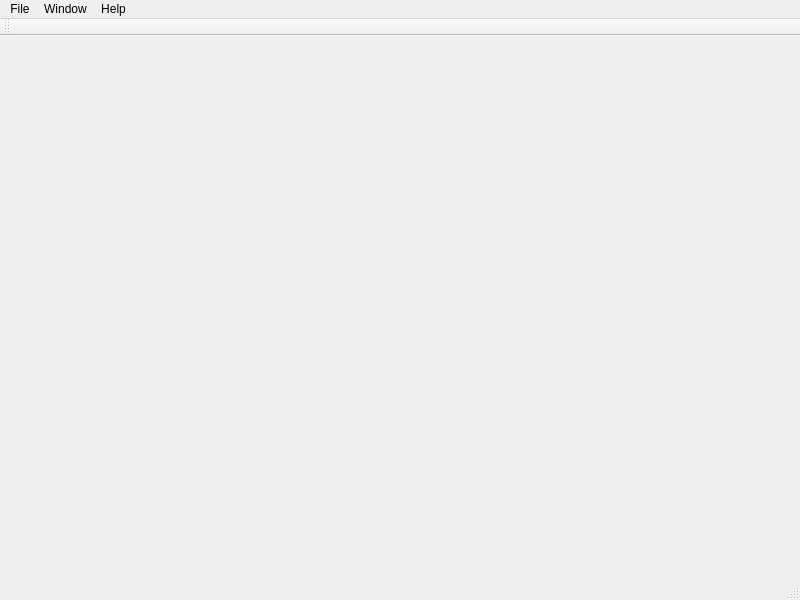
<?xml version="1.0" encoding="UTF-8"?>
<ui version="4.0">
 <class>MainWindow</class>
 <widget class="QMainWindow" name="MainWindow">
  <property name="geometry">
   <rect>
    <x>0</x>
    <y>0</y>
    <width>800</width>
    <height>600</height>
   </rect>
  </property>
  <property name="windowTitle">
   <string>MainWindow</string>
  </property>
  <widget class="QWidget" name="centralWidget"/>
  <widget class="QMenuBar" name="menuBar">
   <property name="geometry">
    <rect>
     <x>0</x>
     <y>0</y>
     <width>800</width>
     <height>18</height>
    </rect>
   </property>
   <widget class="QMenu" name="menuFile">
    <property name="title">
     <string>File</string>
    </property>
    <addaction name="actionNew"/>
    <addaction name="actionOpen"/>
    <addaction name="actionSave"/>
    <addaction name="actionSaveAs"/>
    <addaction name="separator"/>
    <addaction name="actionExit"/>
   </widget>
   <widget class="QMenu" name="menuWindow">
    <property name="title">
     <string>Window</string>
    </property>
    <addaction name="action2DWindow"/>
    <addaction name="action3DWindow"/>
    <addaction name="actionCrossSectionWindow"/>
    <addaction name="actionTreeWindow"/>
    <addaction name="actionParameterWindow"/>
   </widget>
   <widget class="QMenu" name="menuHelp">
    <property name="title">
     <string>Help</string>
    </property>
   </widget>
   <addaction name="menuFile"/>
   <addaction name="menuWindow"/>
   <addaction name="menuHelp"/>
  </widget>
  <widget class="QToolBar" name="mainToolBar">
   <attribute name="toolBarArea">
    <enum>TopToolBarArea</enum>
   </attribute>
   <attribute name="toolBarBreak">
    <bool>false</bool>
   </attribute>
  </widget>
  <widget class="QStatusBar" name="statusBar"/>
  <action name="actionNew">
   <property name="text">
    <string>New</string>
   </property>
  </action>
  <action name="actionOpen">
   <property name="text">
    <string>Open</string>
   </property>
  </action>
  <action name="actionSave">
   <property name="text">
    <string>Save</string>
   </property>
  </action>
  <action name="actionSaveAs">
   <property name="text">
    <string>SaveAs</string>
   </property>
  </action>
  <action name="actionExit">
   <property name="text">
    <string>Exit</string>
   </property>
  </action>
  <action name="action2DWindow">
   <property name="text">
    <string>2D</string>
   </property>
  </action>
  <action name="action3DWindow">
   <property name="text">
    <string>3D</string>
   </property>
  </action>
  <action name="actionTreeWindow">
   <property name="text">
    <string>Tree</string>
   </property>
  </action>
  <action name="actionParameterWindow">
   <property name="text">
    <string>Parameter</string>
   </property>
  </action>
  <action name="actionCrossSectionWindow">
   <property name="text">
    <string>CrossSection</string>
   </property>
  </action>
 </widget>
 <layoutdefault spacing="6" margin="11"/>
 <resources/>
 <connections/>
</ui>
